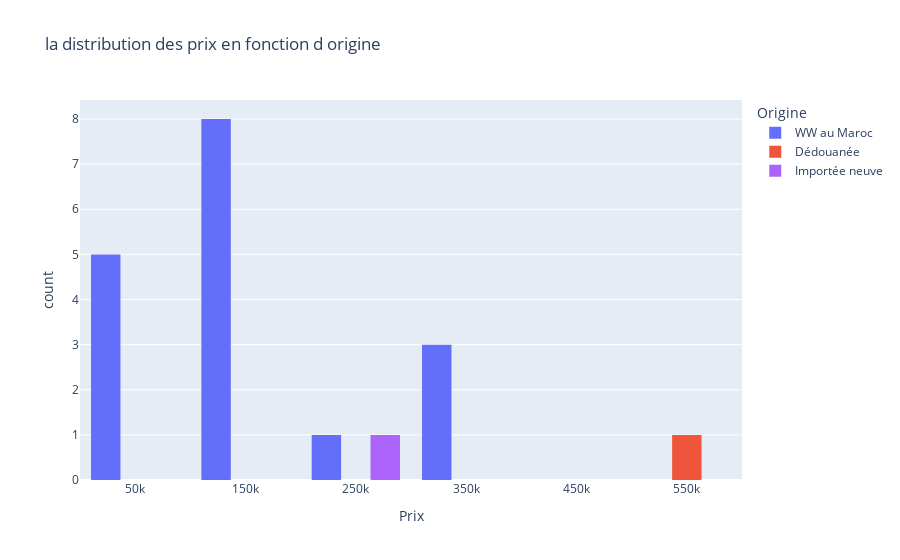

The notebook cell this image was saved under:
### Code cell
fig=px.histogram(df, 
                 x="Prix",
                 color="Origine",
                 hover_data=df.columns,
                 title="la distribution des prix en fonction d origine",
                 barmode="group")
fig.show()

### Figure 1 — Plotly figure (JSON) as saved in the notebook; plotly's stock layout.template omitted (floating-point values rounded to 4 significant figures)
{"data": [{"alignmentgroup": "True", "bingroup": "x", "hovertemplate": "Origine=WW au Maroc<br>Prix=%{x}<br>count=%{y}<extra></extra>", "legendgroup": "WW au Maroc", "marker": {"color": "#636efa", "pattern": {"shape": ""}}, "name": "WW au Maroc", "offsetgroup": "WW au Maroc", "orientation": "v", "showlegend": true, "type": "histogram", "x": [128000, 305000, 113000, 316000, 185000, 45000, 75000, 192000, 375000, 90000, 258000, 149000, 148000, 30000, 196000, 45000, 150000], "xaxis": "x", "yaxis": "y"}, {"alignmentgroup": "True", "bingroup": "x", "hovertemplate": "Origine=Dédouanée<br>Prix=%{x}<br>count=%{y}<extra></extra>", "legendgroup": "Dédouanée", "marker": {"color": "#EF553B", "pattern": {"shape": ""}}, "name": "Dédouanée", "offsetgroup": "Dédouanée", "orientation": "v", "showlegend": true, "type": "histogram", "x": [520000], "xaxis": "x", "yaxis": "y"}, {"alignmentgroup": "True", "bingroup": "x", "hovertemplate": "Origine=Importée neuve<br>Prix=%{x}<br>count=%{y}<extra></extra>", "legendgroup": "Importée neuve", "marker": {"color": "#ab63fa", "pattern": {"shape": ""}}, "name": "Importée neuve", "offsetgroup": "Importée neuve", "orientation": "v", "showlegend": true, "type": "histogram", "x": [285000], "xaxis": "x", "yaxis": "y"}], "layout": {"barmode": "group", "legend": {"title": {"text": "Origine"}, "tracegroupgap": 0}, "title": {"text": "la distribution des prix en fonction d origine"}, "xaxis": {"anchor": "y", "domain": [0, 1], "title": {"text": "Prix"}}, "yaxis": {"anchor": "x", "domain": [0, 1], "title": {"text": "count"}}}}
